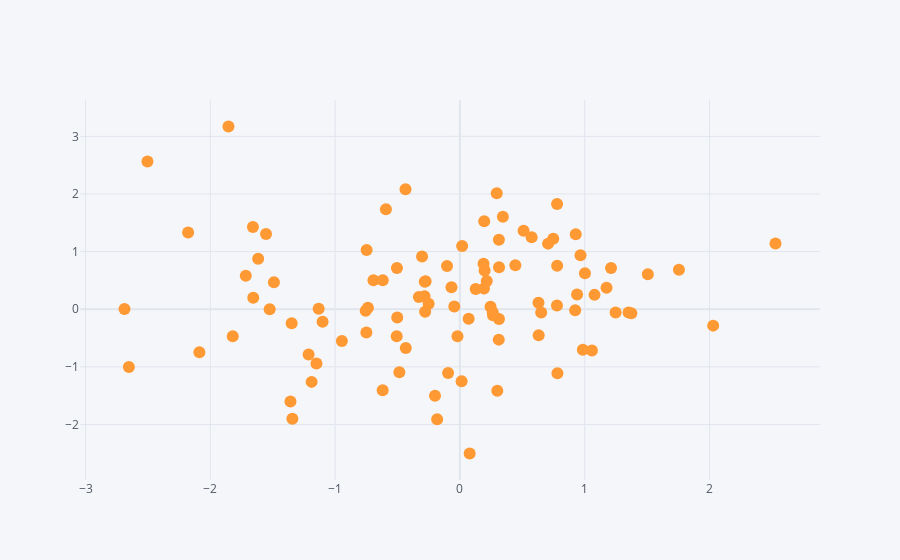

The notebook cell saved with this chart:
### Code cell
df.iplot(x= 'A', y = 'B', mode = ' markers')
